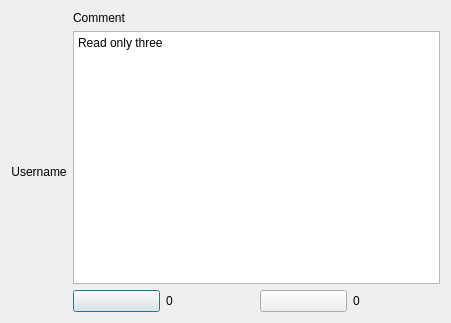
<?xml version="1.0" encoding="UTF-8"?>
<ui version="4.0">
 <class>comment_1</class>
 <widget class="QDialog" name="comment_1">
  <property name="geometry">
   <rect>
    <x>0</x>
    <y>0</y>
    <width>451</width>
    <height>323</height>
   </rect>
  </property>
  <property name="windowTitle">
   <string>Comment</string>
  </property>
  <layout class="QGridLayout" name="gridLayout">
   <item row="0" column="2">
    <layout class="QHBoxLayout" name="horizontalLayout_3">
     <item>
      <layout class="QVBoxLayout" name="verticalLayout_14">
       <item>
        <widget class="QLabel" name="label">
         <property name="text">
          <string>Comment</string>
         </property>
        </widget>
       </item>
       <item>
        <widget class="QTextEdit" name="textEdit_commentQ">
         <property name="html">
          <string>&lt;!DOCTYPE HTML PUBLIC &quot;-//W3C//DTD HTML 4.0//EN&quot; &quot;http://www.w3.org/TR/REC-html40/strict.dtd&quot;&gt;
&lt;html&gt;&lt;head&gt;&lt;meta name=&quot;qrichtext&quot; content=&quot;1&quot; /&gt;&lt;meta charset=&quot;utf-8&quot; /&gt;&lt;style type=&quot;text/css&quot;&gt;
p, li { white-space: pre-wrap; }
hr { height: 1px; border-width: 0; }
li.unchecked::marker { content: &quot;\2610&quot;; }
li.checked::marker { content: &quot;\2612&quot;; }
&lt;/style&gt;&lt;/head&gt;&lt;body style=&quot; font-family:'Segoe UI'; font-size:9pt; font-weight:400; font-style:normal;&quot;&gt;
&lt;p style=&quot; margin-top:0px; margin-bottom:0px; margin-left:0px; margin-right:0px; -qt-block-indent:0; text-indent:0px;&quot;&gt;Read only three&lt;/p&gt;&lt;/body&gt;&lt;/html&gt;</string>
         </property>
        </widget>
       </item>
       <item>
        <layout class="QHBoxLayout" name="horizontalLayout">
         <item>
          <widget class="QPushButton" name="pushButton_upComment">
           <property name="text">
            <string/>
           </property>
          </widget>
         </item>
         <item>
          <widget class="QLabel" name="label_upCountComment">
           <property name="text">
            <string>0</string>
           </property>
          </widget>
         </item>
         <item>
          <widget class="QPushButton" name="pushButton_downComment">
           <property name="text">
            <string/>
           </property>
          </widget>
         </item>
         <item>
          <widget class="QLabel" name="label_downCountComment">
           <property name="text">
            <string>0</string>
           </property>
          </widget>
         </item>
        </layout>
       </item>
      </layout>
     </item>
    </layout>
   </item>
   <item row="0" column="1">
    <layout class="QVBoxLayout" name="verticalLayout">
     <item>
      <widget class="QLabel" name="label_commentUserPic">
       <property name="text">
        <string/>
       </property>
       <property name="alignment">
        <set>Qt::AlignmentFlag::AlignCenter</set>
       </property>
      </widget>
     </item>
     <item>
      <widget class="QLabel" name="label_commentUsername">
       <property name="text">
        <string>Username</string>
       </property>
       <property name="alignment">
        <set>Qt::AlignmentFlag::AlignHCenter|Qt::AlignmentFlag::AlignTop</set>
       </property>
      </widget>
     </item>
    </layout>
   </item>
  </layout>
 </widget>
 <resources/>
 <connections/>
</ui>
